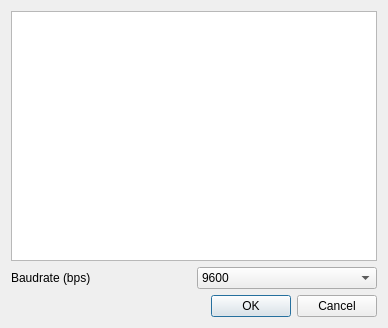
<?xml version="1.0" encoding="UTF-8"?>
<ui version="4.0">
 <class>SerialPortSelector</class>
 <widget class="QDialog" name="SerialPortSelector">
  <property name="geometry">
   <rect>
    <x>0</x>
    <y>0</y>
    <width>388</width>
    <height>328</height>
   </rect>
  </property>
  <property name="windowTitle">
   <string>Select Serial Port</string>
  </property>
  <layout class="QVBoxLayout" name="verticalLayout">
   <item>
    <widget class="QListWidget" name="portListWidget">
     <property name="editTriggers">
      <set>QAbstractItemView::NoEditTriggers</set>
     </property>
    </widget>
   </item>
   <item>
    <layout class="QHBoxLayout" name="horizontalLayout">
     <item>
      <widget class="QLabel" name="label">
       <property name="minimumSize">
        <size>
         <width>176</width>
         <height>20</height>
        </size>
       </property>
       <property name="text">
        <string>Baudrate (bps)</string>
       </property>
      </widget>
     </item>
     <item>
      <widget class="QComboBox" name="baudrateCombo">
       <item>
        <property name="text">
         <string>9600</string>
        </property>
       </item>
       <item>
        <property name="text">
         <string>38400</string>
        </property>
       </item>
       <item>
        <property name="text">
         <string>115200</string>
        </property>
       </item>
      </widget>
     </item>
    </layout>
   </item>
   <item>
    <widget class="QDialogButtonBox" name="buttonBox">
     <property name="orientation">
      <enum>Qt::Horizontal</enum>
     </property>
     <property name="standardButtons">
      <set>QDialogButtonBox::Cancel|QDialogButtonBox::Ok</set>
     </property>
    </widget>
   </item>
  </layout>
 </widget>
 <resources/>
 <connections>
  <connection>
   <sender>buttonBox</sender>
   <signal>accepted()</signal>
   <receiver>SerialPortSelector</receiver>
   <slot>accept()</slot>
   <hints>
    <hint type="sourcelabel">
     <x>248</x>
     <y>254</y>
    </hint>
    <hint type="destinationlabel">
     <x>157</x>
     <y>274</y>
    </hint>
   </hints>
  </connection>
  <connection>
   <sender>buttonBox</sender>
   <signal>rejected()</signal>
   <receiver>SerialPortSelector</receiver>
   <slot>reject()</slot>
   <hints>
    <hint type="sourcelabel">
     <x>316</x>
     <y>260</y>
    </hint>
    <hint type="destinationlabel">
     <x>286</x>
     <y>274</y>
    </hint>
   </hints>
  </connection>
 </connections>
</ui>
